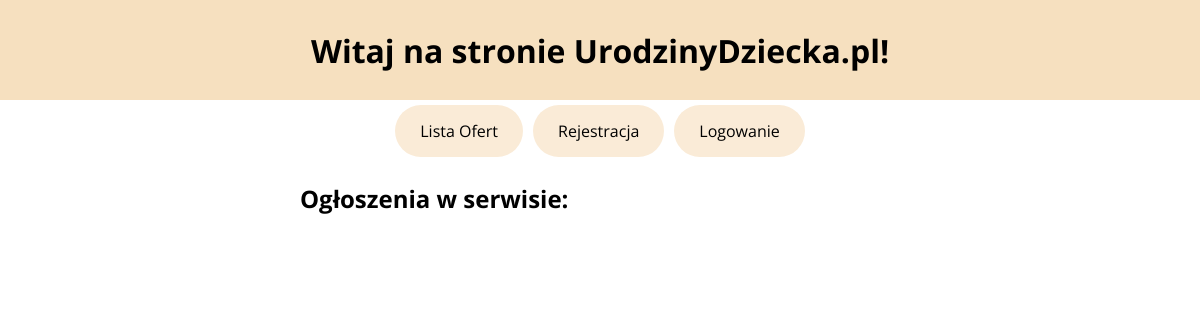
/, run on an earlier commit of the app's database.
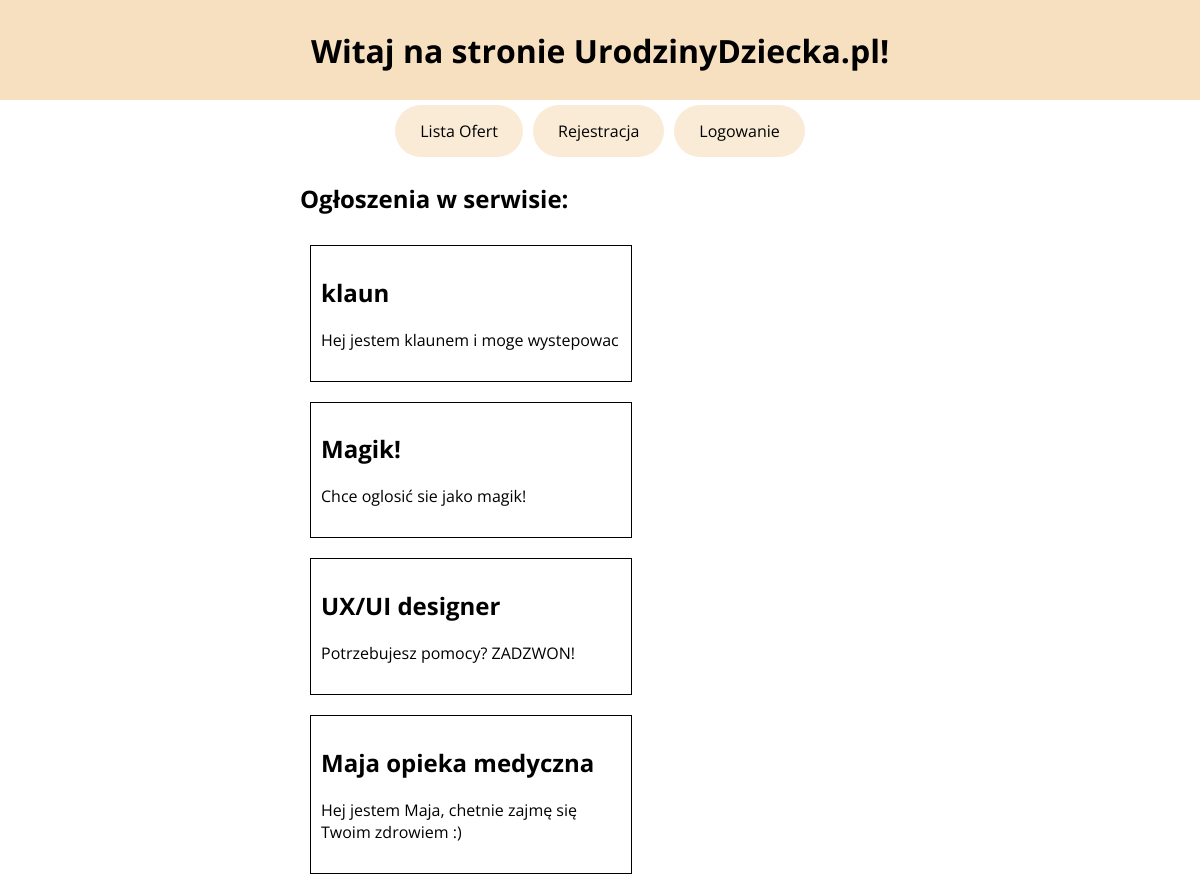
And on a later commit of the database.
### main/models.py (models this page shows, shortened)
class Ad(models.Model):
    username = models.ForeignKey(User, on_delete=models.CASCADE)
    name = models.CharField(max_length=150)
    text = models.TextField(max_length=800)

### main/views.py (the view)
# urls.py: path("", views.index, name="index"),
def index(request):
    adList = Ad.objects.all()
    return render(request, "main/home.html", {"userList":adList})

### main/templates/main/home.html
{% extends 'main/base.html' %}
{% block content %}
    <h2>Ogłoszenia w serwisie:</h2>
    {% for user in userList  %}
    <a href="ad/{{user.id}}">
        <div class="ad-elem" value="{{user.id}}">
            <h2>{{user.name}}<h2>
            <p>{{user.text}}</p>
        </div>
    </a>
    {% endfor %}
{% endblock %}

### main/templates/main/base.html (shortened to what this page needs)
<html>
<head>
    {% load static %}
    <link rel="stylesheet" href="{% static 'style.css' %}">
    <link rel="stylesheet" href="{% static 'style.css' %}">
</head>
<body>
    <div class="bar">
        <h1>Witaj na stronie UrodzinyDziecka.pl!</h1>
    </div>
    <div class="navbar">
        <a href="/">
            <div class="navbar-elem">
                Lista Ofert
            </div>
        </a>
        <a href="/register">
            <div class="navbar-elem">
                Rejestracja
            </div>
        </a>
        {% if user.is_authenticated %}
        <a href="/logout">
            <div class="navbar-elem">
                Wyloguj
            </div>
        </a>
        {% else %}
        <a href="/login">
            <div class="navbar-elem">
                Logowanie
            </div>
        </a>
        {% endif %}
    </div>
    <div class="register-section">
        {% block content %}
        {% endblock %}
    </div>
</body>
</html>

### main/static/style.css (style rules this page uses)
* { font-family: "Open Sans", sans-serif; }
a { text-decoration: none; color: black; }
body { margin: 0px; }
.bar { width: 100%; height: 100px; background-color:rgba(243, 213, 168, 0.733); text-align: center; display: flex; align-items: center; justify-content: center; box-shadow: 0 0 15px white; flex-direction: column; }
h1 { color: black; }
.register-section { display: flex; flex-direction: column; width: 50%; justify-content: center; margin: auto; }
.navbar { display: flex; justify-content: center; }
.navbar-elem { color: black; padding: 15px 25px; margin: 5px 5px; background-color: antiquewhite; transition: .3s ease background-color; border-radius: 50px; }
.ad-elem { border: 1px solid black; margin: 10px; padding: 10px; width: 50%; transition: .2s ease transform; }
.ad-elem p { font-size: 1rem; font-weight: lighter; }

What changed in the data, as far as the page shows it:
added Ad: {{ user.id }} 1 (drawn), name "klaun", text "Hej jestem klaunem i moge wystepowac"
added Ad: {{ user.id }} 3 (drawn), name "Magik!", text "Chce oglosić sie jako magik!"
added Ad: {{ user.id }} 4 (drawn), name "UX/UI designer", text "Potrzebujesz pomocy? ZADZWON!"
added Ad: {{ user.id }} 5 (drawn), name "Maja opieka medyczna", text "Hej jestem Maja, chetnie zajmę się Twoim zdrowiem :)"
